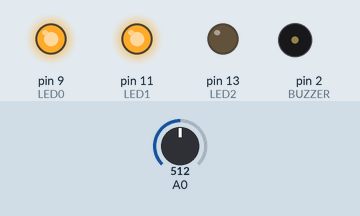
A sketch run on a simulated Arduino Uno, built with avr-gcc and run on an emulated ATmega328P. Shown: output pins drawn as LEDs (lit = HIGH), buzzer (waves = sounding). The test bench sets the inputs (shaded band); at power-on: A0 = 512. Random numbers use the default seed unless the sketch sets one.

Above: at 2.8 s.
2.9 s: A0 set to 306
At 5.5 s:
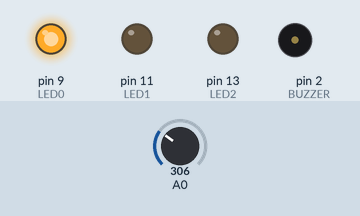
8.9 s: A0 set to 511
At 11.3 s:
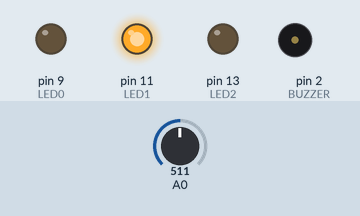
14.9 s: A0 set to 0
At 19.7 s:
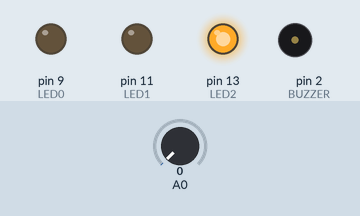
20.9 s: A0 set to 122
24.4 s: A0 set to 900
At 26.25 s:
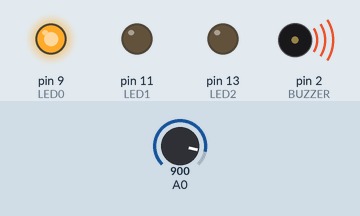
Timing chart, 0 to 31.4 s (numbered marks = the images above; inputs shaded):
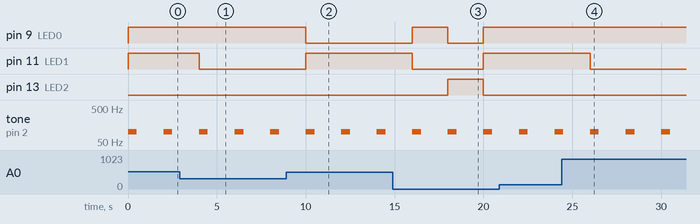

The sketch:

Dado_binario_buzzer.ino
```cpp
const int LED0 = 9;
const int LED1 = 11;
const int LED2 = 13;
const int BUZZER = 2;

void setup() {
  // put your setup code here, to run once:
    pinMode(LED0, OUTPUT);
    pinMode(LED1, OUTPUT);
    pinMode(LED2, OUTPUT);
}

void loop() {
  // put your main code here, to run repeatedly:
  randomSeed(analogRead(A0));
  int number = random(1, 7);
  output_number(number);
  tone(BUZZER, 100, 500);
  delay(2000);
}

void output_number(int number) {
  digitalWrite(LED0, number & B001);
  digitalWrite(LED1, number & B010);
  digitalWrite(LED2, number & B100);
}
```

Measured:
- after the input at 2.9 s, pin 11 (LED1): HIGH → LOW after 1.1 s
- after the input at 8.9 s, pin 9 (LED0): HIGH → LOW after 1.1 s; pin 11 (LED1): LOW → HIGH after 1.1 s
- after the input at 14.9 s, pin 9 (LED0): LOW → HIGH after 1.1 s, → LOW 2.0 s later, → HIGH 2.0 s later; pin 11 (LED1): HIGH → LOW after 1.1 s, → HIGH 4.0 s later; pin 13 (LED2): LOW → HIGH after 3.1 s, → LOW 2.0 s later
- after the input at 24.4 s, pin 11 (LED1): HIGH → LOW after 1.6 s
- by itself, tone on pin 2 (BUZZER): alternates 100 Hz for 0.50 s and silent for 1.5 s
